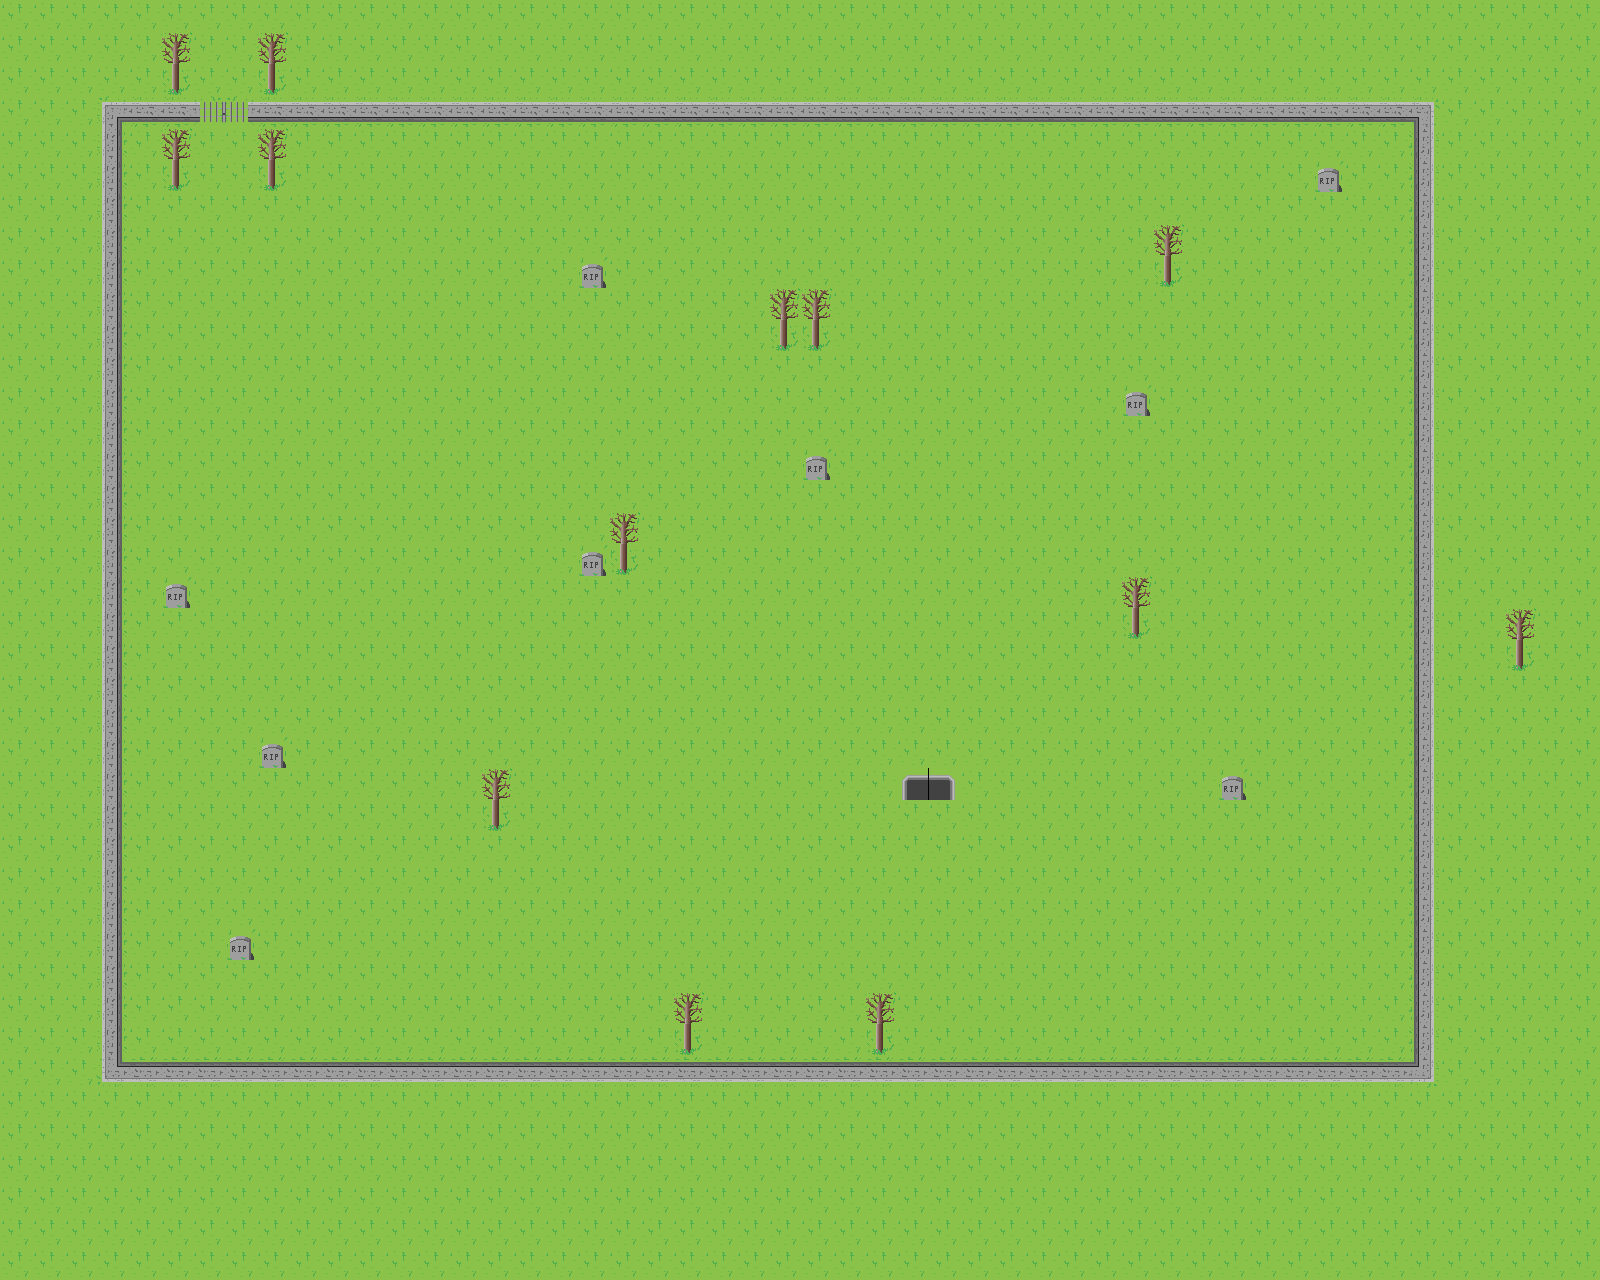

A 2D game scene composited from a Tiled map and its tileset images. What follows is a short description and the map's XML, with every tile layer's data as written:
An orthogonal 50x40 tile map with 32x32 px tiles, 1 tile layer (Tile Layer 1).

<map version="1.9" tiledversion="1.9.2" orientation="orthogonal" renderorder="right-down" width="50" height="40" tilewidth="32" tileheight="32" infinite="0" nextlayerid="2" nextobjectid="1">
 <editorsettings>
  <export target="tomb_1.csv" format="csv" />
 </editorsettings>
 <tileset firstgid="1" source="mytiles.tsx" />
 <layer id="1" name="Tile Layer 1" width="50" height="40">
  <data encoding="csv">
3,3,3,3,3,3,3,3,3,3,3,3,3,3,3,3,3,3,3,3,3,3,3,3,3,3,3,3,3,3,3,3,3,3,3,3,3,3,3,3,3,3,3,3,3,3,3,3,3,3,
3,3,3,3,3,4,3,3,4,3,3,3,3,3,3,3,3,3,3,3,3,3,3,3,3,3,3,3,3,3,3,3,3,3,3,3,3,3,3,3,3,3,3,3,3,3,3,3,3,3,
3,3,3,3,3,5,3,3,5,3,3,3,3,3,3,3,3,3,3,3,3,3,3,3,3,3,3,3,3,3,3,3,3,3,3,3,3,3,3,3,3,3,3,3,3,3,3,3,3,3,
3,3,3,6,10,10,13,12,10,10,10,10,10,10,10,10,10,10,10,10,10,10,10,10,10,10,10,10,10,10,10,10,10,10,10,10,10,10,10,10,10,10,10,10,9,3,3,3,3,3,
3,3,3,1,3,4,3,3,4,3,3,3,3,3,3,3,3,3,3,3,3,3,3,3,3,3,3,3,3,3,3,3,3,3,3,3,3,3,3,3,3,3,3,3,11,3,3,3,3,3,
3,3,3,1,3,5,3,3,5,3,3,3,3,3,3,3,3,3,3,3,3,3,3,3,3,3,3,3,3,3,3,3,3,3,3,3,3,3,3,3,3,14,3,3,11,3,3,3,3,3,
3,3,3,1,3,3,3,3,3,3,3,3,3,3,3,3,3,3,3,3,3,3,3,3,3,3,3,3,3,3,3,3,3,3,3,3,3,3,3,3,3,3,3,3,11,3,3,3,3,3,
3,3,3,1,3,3,3,3,3,3,3,3,3,3,3,3,3,3,3,3,3,3,3,3,3,3,3,3,3,3,3,3,3,3,3,3,4,3,3,3,3,3,3,3,11,3,3,3,3,3,
3,3,3,1,3,3,3,3,3,3,3,3,3,3,3,3,3,3,14,3,3,3,3,3,3,3,3,3,3,3,3,3,3,3,3,3,5,3,3,3,3,3,3,3,11,3,3,3,3,3,
3,3,3,1,3,3,3,3,3,3,3,3,3,3,3,3,3,3,3,3,3,3,3,3,4,4,3,3,3,3,3,3,3,3,3,3,3,3,3,3,3,3,3,3,11,3,3,3,3,3,
3,3,3,1,3,3,3,3,3,3,3,3,3,3,3,3,3,3,3,3,3,3,3,3,5,5,3,3,3,3,3,3,3,3,3,3,3,3,3,3,3,3,3,3,11,3,3,3,3,3,
3,3,3,1,3,3,3,3,3,3,3,3,3,3,3,3,3,3,3,3,3,3,3,3,3,3,3,3,3,3,3,3,3,3,3,3,3,3,3,3,3,3,3,3,11,3,3,3,3,3,
3,3,3,1,3,3,3,3,3,3,3,3,3,3,3,3,3,3,3,3,3,3,3,3,3,3,3,3,3,3,3,3,3,3,3,14,3,3,3,3,3,3,3,3,11,3,3,3,3,3,
3,3,3,1,3,3,3,3,3,3,3,3,3,3,3,3,3,3,3,3,3,3,3,3,3,3,3,3,3,3,3,3,3,3,3,3,3,3,3,3,3,3,3,3,11,3,3,3,3,3,
3,3,3,1,3,3,3,3,3,3,3,3,3,3,3,3,3,3,3,3,3,3,3,3,3,14,3,3,3,3,3,3,3,3,3,3,3,3,3,3,3,3,3,3,11,3,3,3,3,3,
3,3,3,1,3,3,3,3,3,3,3,3,3,3,3,3,3,3,3,3,3,3,3,3,3,3,3,3,3,3,3,3,3,3,3,3,3,3,3,3,3,3,3,3,11,3,3,3,3,3,
3,3,3,1,3,3,3,3,3,3,3,3,3,3,3,3,3,3,3,4,3,3,3,3,3,3,3,3,3,3,3,3,3,3,3,3,3,3,3,3,3,3,3,3,11,3,3,3,3,3,
3,3,3,1,3,3,3,3,3,3,3,3,3,3,3,3,3,3,14,5,3,3,3,3,3,3,3,3,3,3,3,3,3,3,3,3,3,3,3,3,3,3,3,3,11,3,3,3,3,3,
3,3,3,1,3,14,3,3,3,3,3,3,3,3,3,3,3,3,3,3,3,3,3,3,3,3,3,3,3,3,3,3,3,3,3,4,3,3,3,3,3,3,3,3,11,3,3,3,3,3,
3,3,3,1,3,3,3,3,3,3,3,3,3,3,3,3,3,3,3,3,3,3,3,3,3,3,3,3,3,3,3,3,3,3,3,5,3,3,3,3,3,3,3,3,11,3,3,4,3,3,
3,3,3,1,3,3,3,3,3,3,3,3,3,3,3,3,3,3,3,3,3,3,3,3,3,3,3,3,3,3,3,3,3,3,3,3,3,3,3,3,3,3,3,3,11,3,3,5,3,3,
3,3,3,1,3,3,3,3,3,3,3,3,3,3,3,3,3,3,3,3,3,3,3,3,3,3,3,3,3,3,3,3,3,3,3,3,3,3,3,3,3,3,3,3,11,3,3,3,3,3,
3,3,3,1,3,3,3,3,3,3,3,3,3,3,3,3,3,3,3,3,3,3,3,3,3,3,3,3,3,3,3,3,3,3,3,3,3,3,3,3,3,3,3,3,11,3,3,3,3,3,
3,3,3,1,3,3,3,3,14,3,3,3,3,3,3,3,3,3,3,3,3,3,3,3,3,3,3,3,3,3,3,3,3,3,3,3,3,3,3,3,3,3,3,3,11,3,3,3,3,3,
3,3,3,1,3,3,3,3,3,3,3,3,3,3,3,4,3,3,3,3,3,3,3,3,3,3,3,3,16,15,3,3,3,3,3,3,3,3,14,3,3,3,3,3,11,3,3,3,3,3,
3,3,3,1,3,3,3,3,3,3,3,3,3,3,3,5,3,3,3,3,3,3,3,3,3,3,3,3,3,3,3,3,3,3,3,3,3,3,3,3,3,3,3,3,11,3,3,3,3,3,
3,3,3,1,3,3,3,3,3,3,3,3,3,3,3,3,3,3,3,3,3,3,3,3,3,3,3,3,3,3,3,3,3,3,3,3,3,3,3,3,3,3,3,3,11,3,3,3,3,3,
3,3,3,1,3,3,3,3,3,3,3,3,3,3,3,3,3,3,3,3,3,3,3,3,3,3,3,3,3,3,3,3,3,3,3,3,3,3,3,3,3,3,3,3,11,3,3,3,3,3,
3,3,3,1,3,3,3,3,3,3,3,3,3,3,3,3,3,3,3,3,3,3,3,3,3,3,3,3,3,3,3,3,3,3,3,3,3,3,3,3,3,3,3,3,11,3,3,3,3,3,
3,3,3,1,3,3,3,14,3,3,3,3,3,3,3,3,3,3,3,3,3,3,3,3,3,3,3,3,3,3,3,3,3,3,3,3,3,3,3,3,3,3,3,3,11,3,3,3,3,3,
3,3,3,1,3,3,3,3,3,3,3,3,3,3,3,3,3,3,3,3,3,3,3,3,3,3,3,3,3,3,3,3,3,3,3,3,3,3,3,3,3,3,3,3,11,3,3,3,3,3,
3,3,3,1,3,3,3,3,3,3,3,3,3,3,3,3,3,3,3,3,3,4,3,3,3,3,3,4,3,3,3,3,3,3,3,3,3,3,3,3,3,3,3,3,11,3,3,3,3,3,
3,3,3,1,3,3,3,3,3,3,3,3,3,3,3,3,3,3,3,3,3,5,3,3,3,3,3,5,3,3,3,3,3,3,3,3,3,3,3,3,3,3,3,3,11,3,3,3,3,3,
3,3,3,7,2,2,2,2,2,2,2,2,2,2,2,2,2,2,2,2,2,2,2,2,2,2,2,2,2,2,2,2,2,2,2,2,2,2,2,2,2,2,2,2,8,3,3,3,3,3,
3,3,3,3,3,3,3,3,3,3,3,3,3,3,3,3,3,3,3,3,3,3,3,3,3,3,3,3,3,3,3,3,3,3,3,3,3,3,3,3,3,3,3,3,3,3,3,3,3,3,
3,3,3,3,3,3,3,3,3,3,3,3,3,3,3,3,3,3,3,3,3,3,3,3,3,3,3,3,3,3,3,3,3,3,3,3,3,3,3,3,3,3,3,3,3,3,3,3,3,3,
3,3,3,3,3,3,3,3,3,3,3,3,3,3,3,3,3,3,3,3,3,3,3,3,3,3,3,3,3,3,3,3,3,3,3,3,3,3,3,3,3,3,3,3,3,3,3,3,3,3,
3,3,3,3,3,3,3,3,3,3,3,3,3,3,3,3,3,3,3,3,3,3,3,3,3,3,3,3,3,3,3,3,3,3,3,3,3,3,3,3,3,3,3,3,3,3,3,3,3,3,
3,3,3,3,3,3,3,3,3,3,3,3,3,3,3,3,3,3,3,3,3,3,3,3,3,3,3,3,3,3,3,3,3,3,3,3,3,3,3,3,3,3,3,3,3,3,3,3,3,3,
3,3,3,3,3,3,3,3,3,3,3,3,3,3,3,3,3,3,3,3,3,3,3,3,3,3,3,3,3,3,3,3,3,3,3,3,3,3,3,3,3,3,3,3,3,3,3,3,3,3
</data>
 </layer>
</map>
